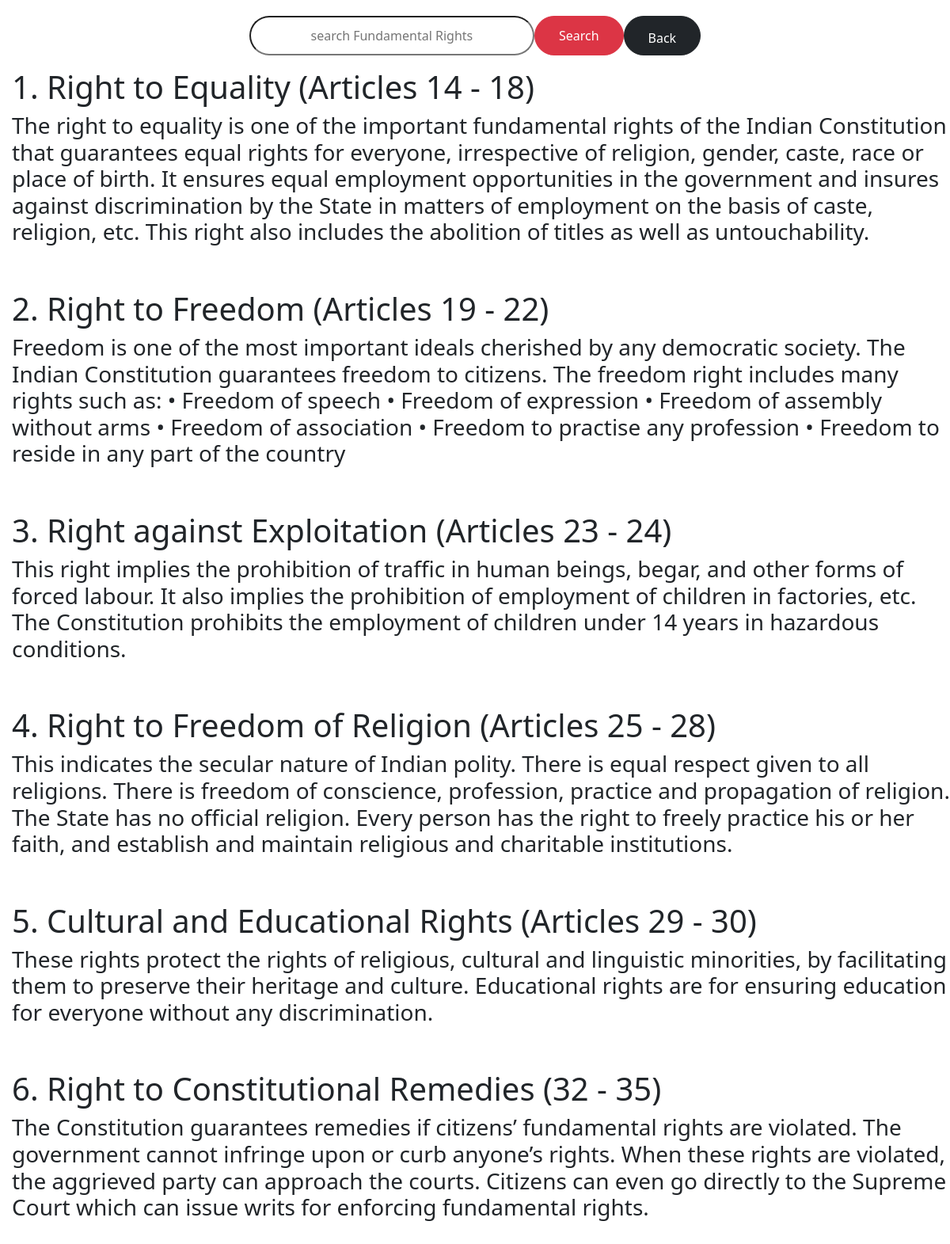
The page /FundamentalRights/ on the database its author committed.
### rights/models.py (models this page shows, shortened)
class FundamentalRights(models.Model):
    Title = models.CharField(max_length=400)
    Description = models.CharField(max_length=5000)

### rights/views.py (the view)
# urls.py: path("FundamentalRights/",Fundamental,name='FundamentalRights'),
def Fundamental(request):
    query = request.GET.get('q')
    if query:
        fundamental_right = FundamentalRights.objects.filter(
            Q(Title__icontains=query) | Q(Description__icontains=query)
        )
    else:
        fundamental_right = FundamentalRights.objects.all()
    return render(request,'FundamentalRights.html',{'fundamental_right': fundamental_right})

### rights/templates/FundamentalRights.html (shortened to what this page needs)
<!DOCTYPE html>
<html lang="en">
<head>
    <link href="https://cdn.jsdelivr.net/npm/bootstrap@5.3.3/dist/css/bootstrap.min.css" rel="stylesheet">
</head>
<body>
    <form method="GET" action="{% url 'FundamentalRights' %}" style="display: flex; justify-content: center; text-align: center;">
        <input type="text"  style="border-radius:30px; border: 3px line; height: 50px; width: 30%; margin-top: 20px;text-align: center;" name="q" id="autocomplete" placeholder="search Fundamental Rights">
        <input type="submit" class="btn btn-danger" style="padding-left: 30px; padding-right: 30px;border-radius: 30px; margin-top: 20px;"  value="Search">
        <a href="{% url 'home' %}"class="btn btn-dark" style="padding-left: 30px; padding-top: 15px; padding-right: 30px; border-radius: 30px; margin-top: 20px; " >Back</a>
    </form>
    <div id="fundamental">
        {% for f in fundamental_right %}
        <h1>{{f.Title}}</h1> <h3>{{f.Description}}</h3><br><br>
        {% endfor %}
    </div>
</body>
</html>

### rights/templates/FundamentalRights.html (style rules this page uses)
h1,h3 { margin-left: 15px; }

### rows shown on the page
FundamentalRights: Title "1. Right to Equality (Articles 14 - 18)", Description "The right to equality is one of the important fundamental rights of the Indian Constitution that guarantees equal rights for everyone, irrespective of religion, gender, caste, race or place of birth. It ensures equal employment opportunities in the government and insures against discrimination by the State in matters of employment on the basis of caste, religion, etc. This right also includes the abolition of titles as well as untouchability."
FundamentalRights: Title "2. Right to Freedom (Articles 19 - 22)", Description "Freedom is one of the most important ideals cherished by any democratic society. The Indian Constitution guarantees freedom to citizens. The freedom right includes many rights such as: • Freedom of speech • Freedom of expression • Freedom of assembly without arms • Freedom of association • Freedom to practise any profession • Freedom to reside in any part of the country"
FundamentalRights: Title "3. Right against Exploitation (Articles 23 - 24)", Description "This right implies the prohibition of traffic in human beings, begar, and other forms of forced labour. It also implies the prohibition of employment of children in factories, etc. The Constitution prohibits the employment of children under 14 years in hazardous conditions."
FundamentalRights: Title "4. Right to Freedom of Religion (Articles 25 - 28)", Description "This indicates the secular nature of Indian polity. There is equal respect given to all religions. There is freedom of conscience, profession, practice and propagation of religion. The State has no official religion. Every person has the right to freely practice his or her faith, and establish and maintain religious and charitable institutions."
FundamentalRights: Title "5. Cultural and Educational Rights (Articles 29 - 30)", Description "These rights protect the rights of religious, cultural and linguistic minorities, by facilitating them to preserve their heritage and culture. Educational rights are for ensuring education for everyone without any discrimination."
FundamentalRights: Title "6. Right to Constitutional Remedies (32 - 35)", Description "The Constitution guarantees remedies if citizens’ fundamental rights are violated. The government cannot infringe upon or curb anyone’s rights. When these rights are violated, the aggrieved party can approach the courts. Citizens can even go directly to the Supreme Court which can issue writs for enforcing fundamental rights."
